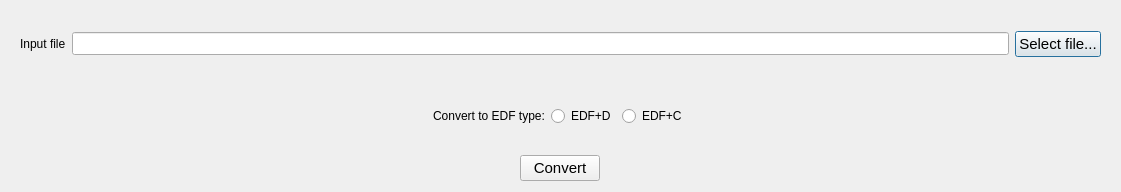
<?xml version="1.0" encoding="UTF-8"?>
<ui version="4.0">
 <class>Dialog</class>
 <widget class="QDialog" name="Dialog">
  <property name="geometry">
   <rect>
    <x>0</x>
    <y>0</y>
    <width>1121</width>
    <height>192</height>
   </rect>
  </property>
  <property name="windowTitle">
   <string>Dialog</string>
  </property>
  <layout class="QGridLayout" name="gridLayout_3">
   <item row="0" column="0">
    <widget class="QWidget" name="widget" native="true">
     <layout class="QGridLayout" name="gridLayout">
      <item row="0" column="1">
       <widget class="QLineEdit" name="filePath">
        <property name="font">
         <font>
          <family>Arial</family>
          <pointsize>10</pointsize>
         </font>
        </property>
       </widget>
      </item>
      <item row="0" column="0">
       <widget class="QLabel" name="label">
        <property name="text">
         <string>Input file</string>
        </property>
       </widget>
      </item>
      <item row="0" column="2">
       <widget class="QPushButton" name="selectFileButton">
        <property name="font">
         <font>
          <family>Arial</family>
          <pointsize>11</pointsize>
         </font>
        </property>
        <property name="text">
         <string>Select file...</string>
        </property>
       </widget>
      </item>
     </layout>
    </widget>
   </item>
   <item row="1" column="0" alignment="Qt::AlignHCenter">
    <widget class="QWidget" name="edfTypeWig" native="true">
     <layout class="QGridLayout" name="gridLayout_2">
      <item row="0" column="0">
       <widget class="QLabel" name="label_2">
        <property name="text">
         <string>Convert to EDF type:</string>
        </property>
       </widget>
      </item>
      <item row="0" column="1">
       <widget class="QRadioButton" name="edfD">
        <property name="text">
         <string>EDF+D</string>
        </property>
        <property name="autoExclusive">
         <bool>false</bool>
        </property>
        <attribute name="buttonGroup">
         <string notr="true">edfTypeButtonGroup</string>
        </attribute>
       </widget>
      </item>
      <item row="0" column="2">
       <widget class="QRadioButton" name="edfC">
        <property name="text">
         <string>EDF+C</string>
        </property>
        <property name="autoExclusive">
         <bool>false</bool>
        </property>
        <attribute name="buttonGroup">
         <string notr="true">edfTypeButtonGroup</string>
        </attribute>
       </widget>
      </item>
     </layout>
    </widget>
   </item>
   <item row="2" column="0" alignment="Qt::AlignHCenter">
    <widget class="QPushButton" name="convertButton">
     <property name="font">
      <font>
       <family>Arial</family>
       <pointsize>11</pointsize>
      </font>
     </property>
     <property name="text">
      <string>Convert</string>
     </property>
    </widget>
   </item>
  </layout>
 </widget>
 <resources/>
 <connections/>
 <buttongroups>
  <buttongroup name="edfTypeButtonGroup"/>
 </buttongroups>
</ui>
